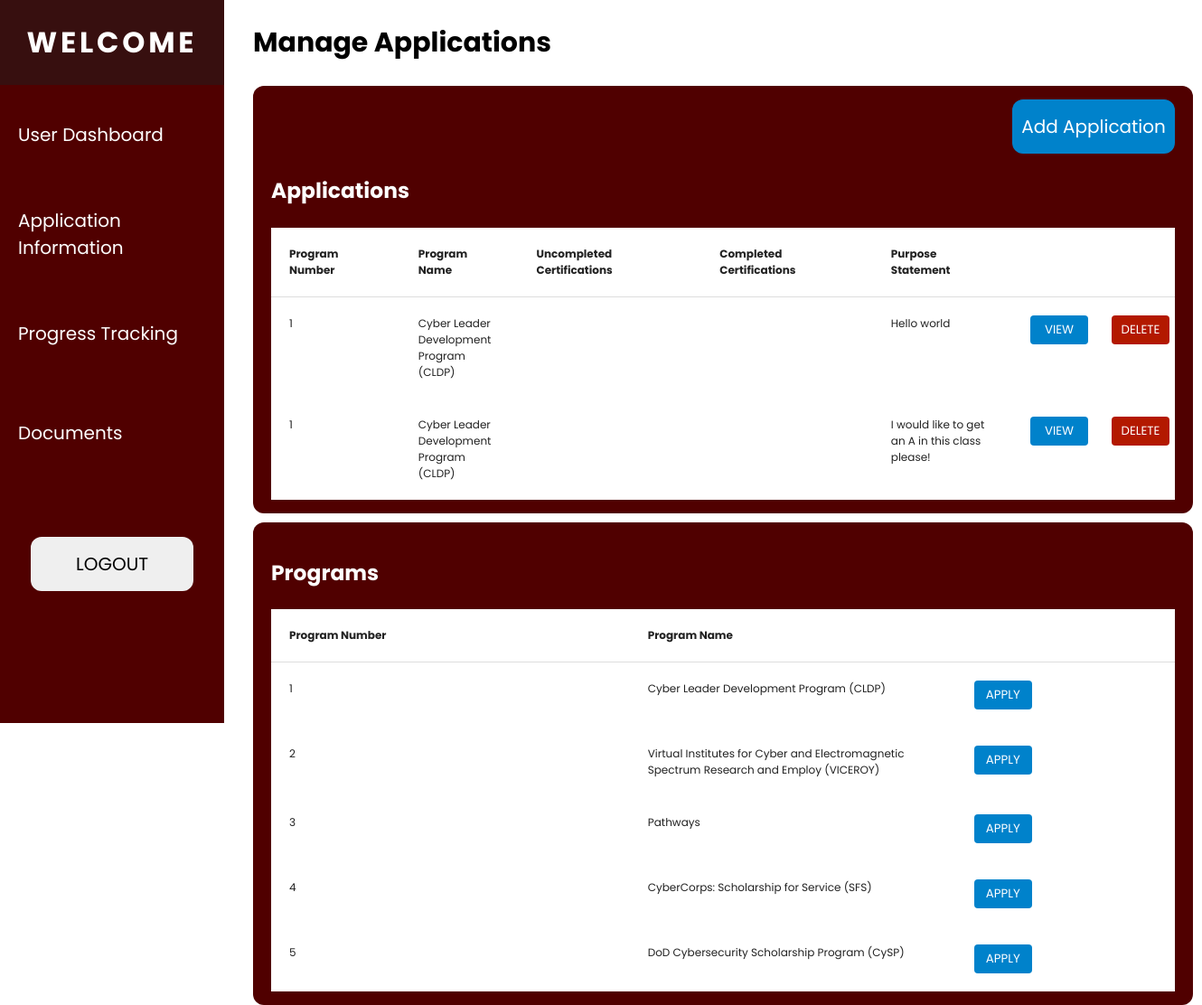
The page /pages/application_information.php (signed in) on the database as committed earlier.
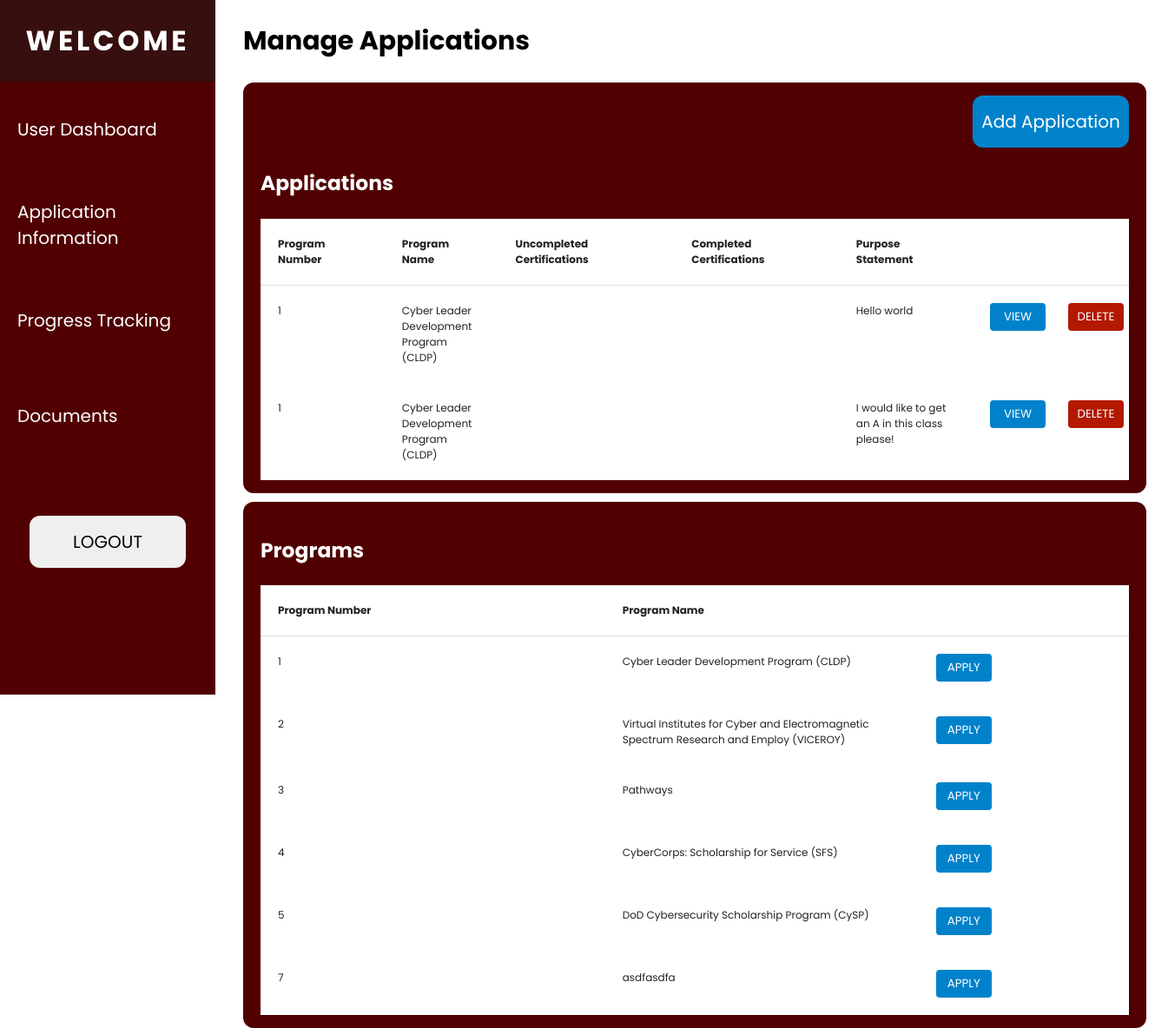
The same page on the database as committed later.
### tables this page shows
CREATE TABLE `applications` (
  `App_Num` int(11) NOT NULL,
  `Program_Num` int(11) NOT NULL,
  `UIN` int(11) NOT NULL,
  `Uncom_Cert` varchar(255) DEFAULT NULL,
  `Com_Cert` varchar(255) DEFAULT NULL,
  `Purpose_Statement` longtext NOT NULL
);

CREATE TABLE `programs` (
  `Program_Num` int(11) NOT NULL,
  `Name` varchar(255) NOT NULL,
  `Description` varchar(255) NOT NULL,
  `IsActive` tinyint(4) DEFAULT 1
);

### pages/application_information.php (the view, shortened to what this page needs)
<?php include '../assets/header.php';
include '../assets/student_navbar.php';
include_once '../includes/dbh.inc.php';
?>
<div class="main-container margin-left-280">
    <div class="header">
        <h2>Manage Applications</h2>
    </div>
    <div class="table-wrapper">
    <div class="flex flex-col align-end min-width-180">
        <button class="add-btn" id="open-app-modal">Add Application</button>
    </div>
        <h3>Applications</h3>
        <?php
            $stmt = $conn->prepare("SELECT * FROM applications WHERE UIN = ?");
            $stmt->bind_param("i", $_SESSION['user_id']);
            $stmt->execute();
            $result = $stmt->get_result();
        ?>
        <div class="table-container">
            <table id="app-table">
                <thead>
                    <tr>
                        <th>Program Number</th>
                        <th>Program Name</th>
                        <th>Uncompleted Certifications</th>
                        <th>Completed Certifications</th>
                        <th>Purpose Statement</th>
                        <th class="hidden">.</th>
                        <th class="hidden">.</th>
                    </tr>
                </thead>
                <tbody>
                    <?php
                    if(mysqli_num_rows($result) > 0) {
                        while($row = mysqli_fetch_assoc($result)) {
                            $stmt = $conn->prepare("SELECT Name FROM programs WHERE Program_Num = ?");
                            $stmt->bind_param("i", $row['Program_Num']);
                            $stmt->execute();
                            $nameResult = $stmt->get_result();
                            $data = $nameResult->fetch_assoc();
                            ?>
                            <tr>
                                <td><?php echo $row['Program_Num'] ?></td>
                                <td><?php echo $data['Name']?></td>
                                <td><?php echo $row['Uncom_Cert']; ?></td>
                                <td><?php echo $row['Com_Cert']; ?></td>
                                <td><?php echo $row['Purpose_Statement']; ?></td>
                                <td>
                                    <form action="view_application_information.php" method="POST">
                                        <button type="submit" name="view_app_btn" class="table-btn view-btn">VIEW</button>
                                    </form>
                                </td>
                                <td>
                                    <form action="../includes/process_applications.php" method="POST">
                                        <button type="submit" name="delete_app_btn" class="table-btn delete-btn">DELETE</button>
                                    </form>
                                </td>
                            </tr>
                            <?php
                        }
                    } else {
                        $_SESSION['error'] = "No applications found in the database";
                    }
                    ?>
                </tbody>
            </table>
        </div>
    </div>
    <div class="table-wrapper margin-top-10">
    <h3>Programs</h3>
        <?php
            $stmt = $conn->prepare("SELECT Program_Num,Name FROM programs WHERE IsActive = 1 ORDER BY Program_Num");
            $stmt->execute();
            $result = $stmt->get_result();
        ?>
        <div class="table-container">
            <table id="program-table">
                <thead>
                    <tr>
                        <th>Program Number</th>
                        <th>Program Name</th>
                        <th class="hidden">.</th>
                    </tr>
                </thead>
                <tbody>
                    <?php
                    if(mysqli_num_rows($result) > 0) {
                        while($row = mysqli_fetch_assoc($result)) {
                            ?>
                            <tr>
                                <td><?php echo $row['Program_Num'] ?></td>
                                <td><?php echo $row['Name']?></td>
                                <td>
                                    <form action="apply_application_information.php" method="POST">
                                        <button type="submit" name="apply_program_btn" class="table-btn view-btn">APPLY</button>
                                    </form>
                                </td>
                            </tr>
                            <?php
                        }
                    } else {
                        $_SESSION['error'] = "No programs found in the database";
                    }
                    ?>
                </tbody>
            </table>
        </div>
    </div>
</div>

Rows that differ between the two databases and show on the page:
added programs: Program_Num "7", Name "asdfasdfa"
